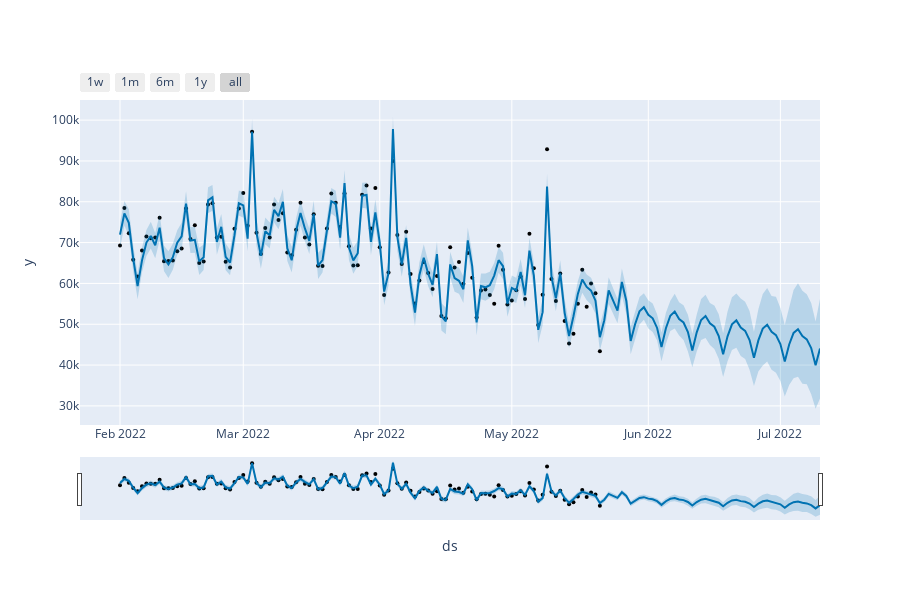

Here is the notebook cell this chart was saved with:
### Code cell
plot_plotly(testm, foreceat1)
